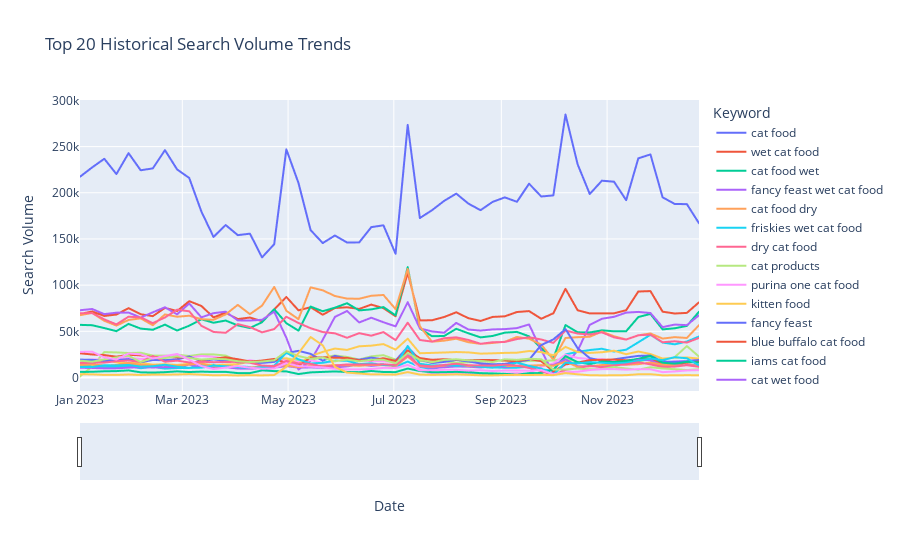

This figure's notebook cell:
### Markdown cell above
The 3 peaks indicate that people generally wait till the are running out of food, and buy with promotions. It would be good to get ahead and start your promotions around that the time search for them the most.

### Code cell
# Load your data
historical_search_volume_data = pd.read_excel('../Customer_Success_Engineer_-_Project_Data.xlsx', sheet_name='Historical Search Volume', header=1)

# Summarize to find the maximum search volume for each keyword/category
summary = historical_search_volume_data.groupby('keyword')['Search Volume'].max().reset_index()

# Sort by 'Search Volume' to get the top 20
top_20_keywords = summary.sort_values(by='Search Volume', ascending=False).head(20)

# Filter the original dataset to include only the top 20 keywords/categories
filtered_data = historical_search_volume_data[historical_search_volume_data['keyword'].isin(top_20_keywords['keyword'])]

# Creating the line chart for the top 20 searches, each in different colors
fig = px.line(filtered_data, x='Start Date', y='Search Volume', color='keyword', title='Top 20 Historical Search Volume Trends')

# Enhancing the plot with labels
fig.update_layout(xaxis_title='Date', yaxis_title='Search Volume', legend_title='Keyword', xaxis=dict(rangeslider=dict(visible=True)))

# Display the plot
fig.show()
